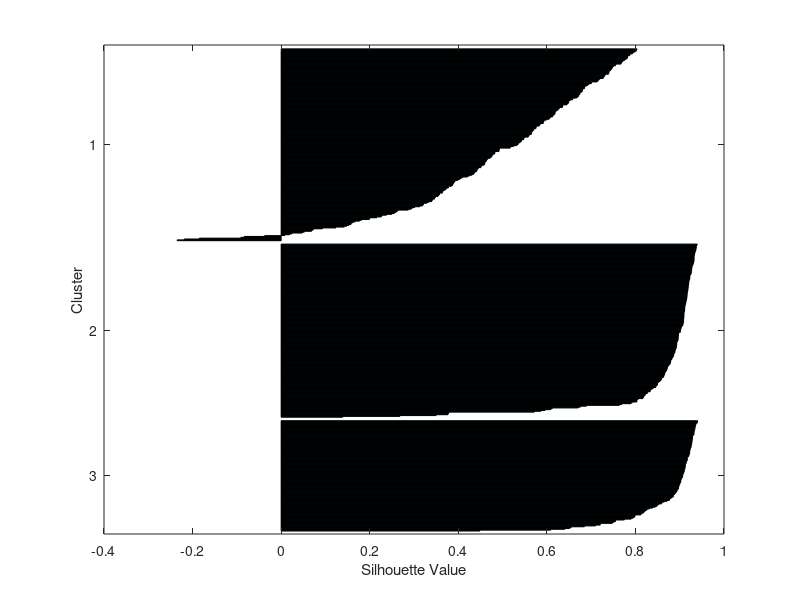
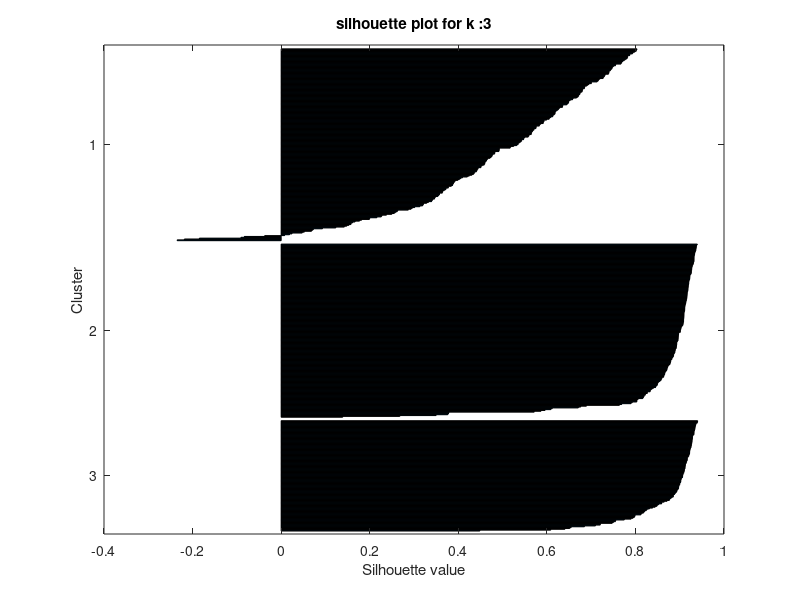
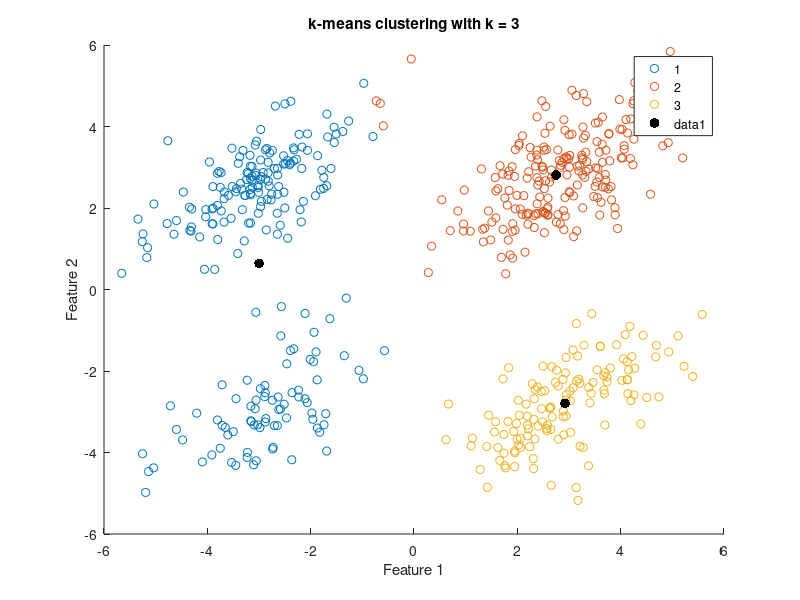
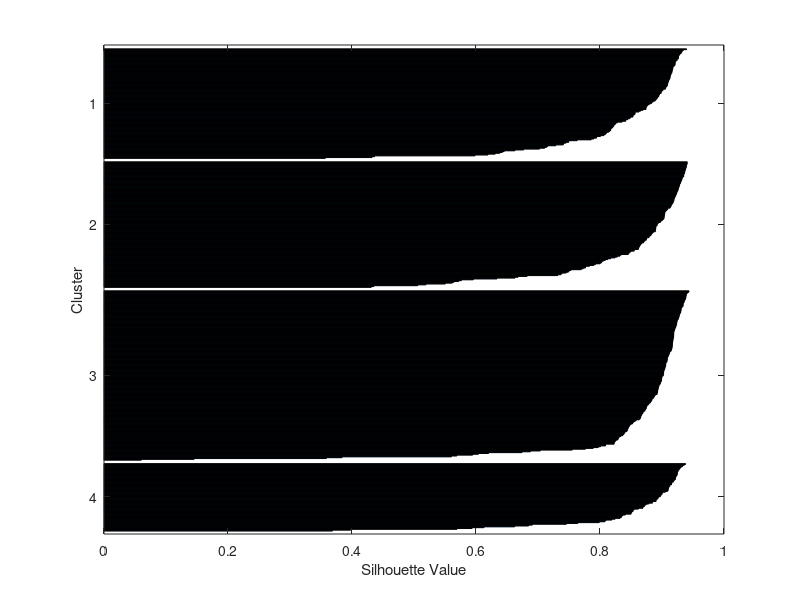

The MATLAB script that drew these images, in order:
%loading kmeans
load kmeansdata;

%assing data to a variable 
new_data = X;
%defining k values

k_values = [3,4,5];

%part 2 begins
%%%%%%%%%%%%%%%%%%%%%%%%%%%%%%%%%%%%%%%%%%%%%%%%%%%%%

% %for evaluating matrices
% evl_mtrcs = zeros(length(k_values),1);
% 
% for i =1:length(k_values)
%     %k means clustering for every k value
%     k2 = k_values(i);
%     [indx,c] = kmeans(new_data,k2);
%     %evaluating the clutering perfomance
%     evl_mtrcs(i) = sum(sum(new_data-c(indx,:)));
%     %visualizing 
%     %************************
% 
    % % figure;
    % % gscatter(new_data(:,1),new_data(:,2),indx);
    % % hold on;
    % % %ploting centroids
    % % scatter(c(:,1),c(:,2),100,'k','filled');
    % % title("cluster results");
    % % legend('cluser1','cluster2','cluster3');
    % % hold off;
    % % ***************************
%     if size(new_data,2)<= 3
%         figure;
% 
%         scatter3(new_data(:,1),new_data(:,2),new_data(:,3),[],indx,'filled');
%         title(["k means clustering with k = ",num2str(k2)]);
%          xlabel('Feature 1');
%         ylabel('Feature 2');
%         zlabel('Feature 3');
%         drawnow;
% 
%     end
% 
% end
% 
% [optimal_value, indx_optimal] = min(evl_mtrcs);
% optimal_k = k_values(indx_optimal);
% fprintf('Optimal number of clusters: K = %d\n', optimal_k);
% part 2 end
%%%%%%%%%%%%%%%%%%%%%%%%%%%%%%%%%%%%%%%%%%%%%%%%%%%%%

%part 3

%initializing variables for mean silhouette score
mean_sil_score = zeros(length(k_values),1);

for i =1:length(k_values)
    %k means clustring for every k value
    k2 = k_values(i);
    [indx,centroids] = kmeans(new_data,k2);

    %calculating sihoutte values
    silht_values = silhouette(new_data,indx);
    %calculating 
    mean_sil_score(i) = mean(silht_values);
    %ploting silht values for each cluster 
  
        figure;
        
        silhouette(new_data,indx);
        
        title (["silhouette plot for k :",num2str(k2)]);
        xlabel('Silhouette value');
        ylabel('Cluster');

        %%%%%%%%%%%%%%%%%%%%%%%%%%%%%%%%%%%%%%%%%%%%%%
        %q3 end

  %q4 begin
  %ploting clustrs

  figure;
  gscatter(new_data(:, 1), new_data(:, 2), indx);
  hold on;
  scatter(centroids(:, 1), centroids(:, 2), 50, 'k', 'filled');
  title(['k-means clustering with k = ', num2str(k2)]);
  xlabel('Feature 1');
  ylabel('Feature 2');
  hold off;



   
end
%q5
[bst_Scre,bst_indx] =max(mean_sil_score);
bst_k = k_values(bst_indx);


